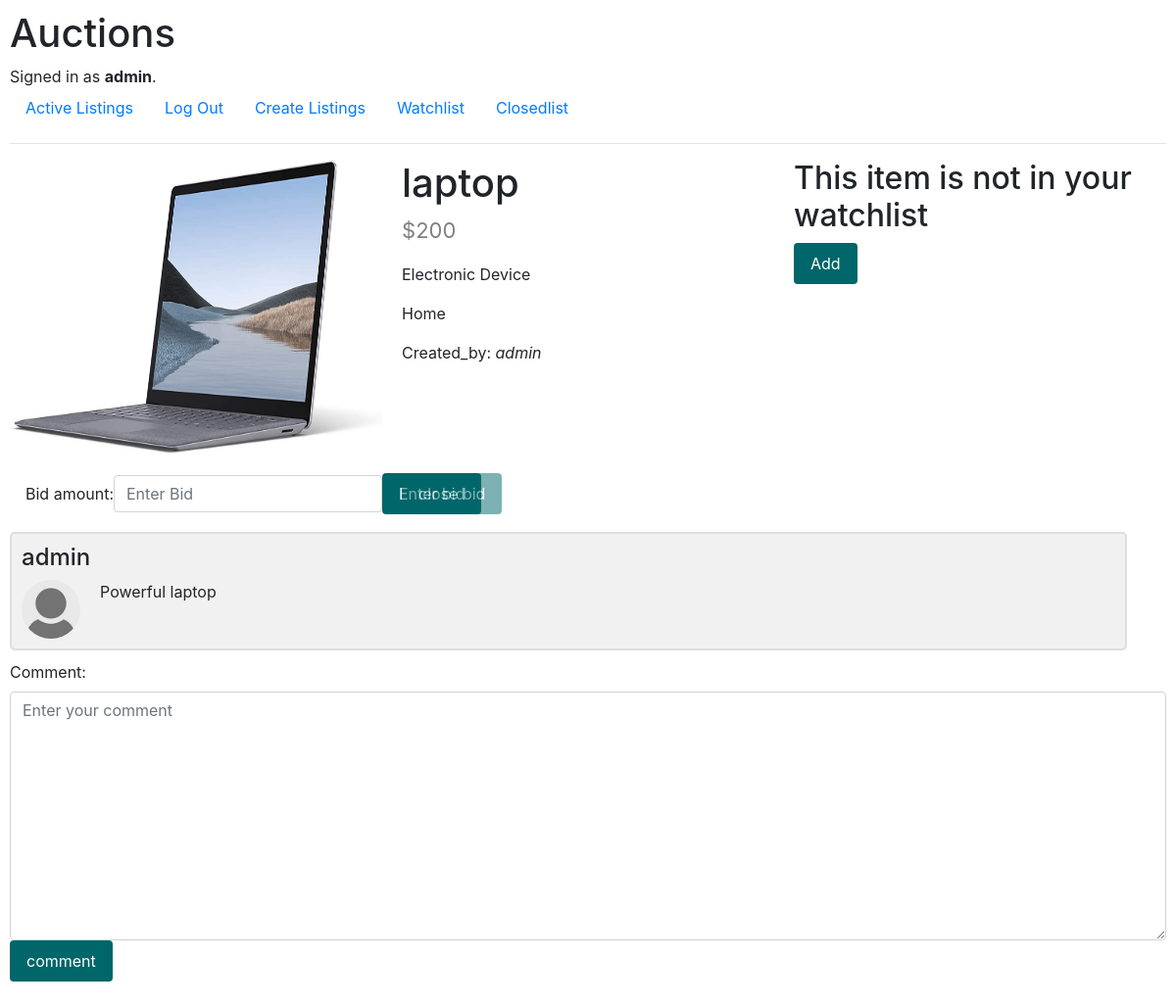
The page /listing/13 (signed in) on the database as committed earlier.
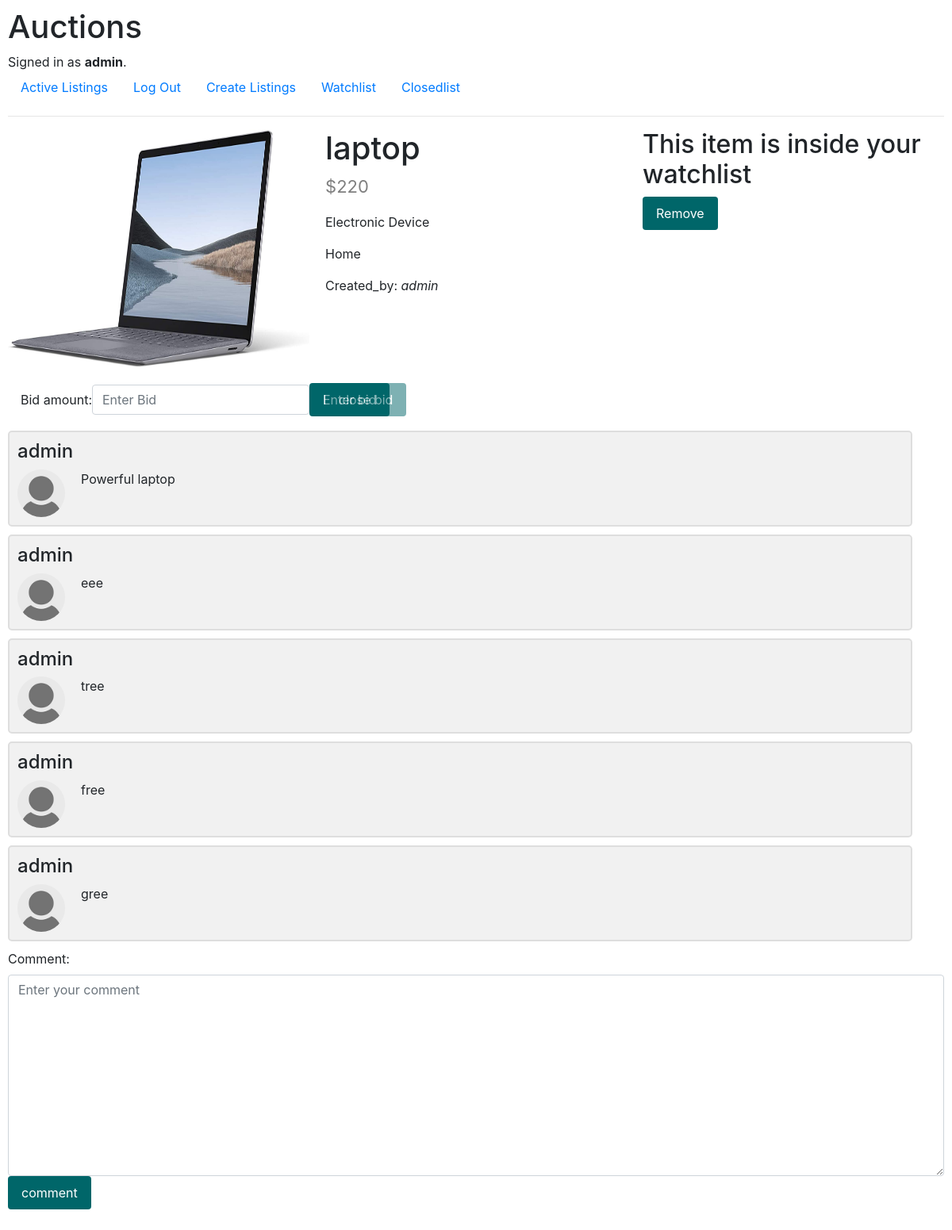
The same page on the database as committed later.
### auctions/models.py (models this page shows, shortened)
class Listings(models.Model):
    title = models.CharField(blank=False, max_length=30)
    description = models.CharField(blank=True, max_length=100)
    active = models.BooleanField(null=False)
    picture = models.ImageField(upload_to='media/', null=True, blank= True)
    category = models.ForeignKey(Category, on_delete = models.CASCADE)
    start_bid = models.IntegerField(blank=False, default=1)
    watchlist = models.ManyToManyField(User, blank=True, related_name="watchlist")

class Comments(models.Model):
    comment = models.TextField(max_length=255, null=True, blank=True)
    user_comment = models.ForeignKey(User, on_delete=models.CASCADE)
    list_comment = models.ForeignKey(Listings, on_delete=models.CASCADE)

class User(AbstractUser):
    pass

class Category(models.Model):
    category_name = models.CharField(max_length=64)
    def __str__(self):
        return f"{self.category_name}"

### auctions/views.py (the view, shortened to what this page needs)
# urls.py: path("listing/<list_id>", views.listing, name="listing"),
@login_required
def listing(request, list_id):
    exact_item = Listings.objects.get(pk=list_id)
    owner = Created_by.objects.get(listing=exact_item)
    allcomments = Comments.objects.filter(list_comment=exact_item).all()
    signed_user = User.objects.get(pk=request.user.id)
    wlcheck = signed_user.watchlist.filter(id=exact_item.id).exists()
    if wlcheck:
        if(request.GET.get('remove')):
            signed_user.watchlist.remove(exact_item)
            return HttpResponseRedirect(reverse("listing", args=(list_id,)))
    else:
        if(request.GET.get('add')):
            signed_user.watchlist.add(exact_item)
            return HttpResponseRedirect(reverse("listing", args=(list_id,)))
    if request.user == owner.creator:
        possessor = True
    else:
        possessor=False
    if request.GET.get('close'):
        bid_happend = exact_item.list.filter(bid_amount=exact_item.start_bid)
        if not bid_happend:
            return HttpResponse("The auction for this item has not yet started")
        else:
            return HttpResponseRedirect(reverse("closedbid",args=(list_id,)))
    return render(request, "auctions/listing.html",{
        "list_id" :list_id,
        "item" : exact_item,
        "createdby" : owner,
        "allcomments" : allcomments,
        "comments": CommentsForm(),
        "bidform" : BidsForm(),
        "wlcheck" : wlcheck,
        "possessor" :possessor,
    })

### auctions/forms.py
class CommentsForm(ModelForm):
    class meta:
        model = Comments
        fields = ['comment', 'user_comment', 'list_comment']

class BidsForm(ModelForm):
    class meta:
        model = Bids
        fields = ['bid_amount', 'uid', 'listid']

### auctions/templates/auctions/listing.html (shortened to what this page needs)
{% extends "auctions/layout.html" %}
{% load static %}
{% block body %}
        <div class="wrapper">
            <div class="list-details">
                <div class="image">
                    {% if item.picture %}
                <img src="{{ item.picture.url }}" class="post-image" style="width: 100%; height: 300px;">
                    {% endif %}
                </div>
                <div class="detail">
                    <h1>{{ item.title }}</h1>
                    <p class="price">${{ item.start_bid }}</p>
                    <p>{{ item.description }}</p>
                    <p>{{ item.category }}</p>
                    <p>Created_by: <i>{{ createdby.creator }}</i></p>
                </div>
                <div class="formcheck">
                    <form action="{% url 'listing' item.id %}" method="GET">
                        {% if wlcheck %}
                        <h2>This item is inside your watchlist</h2>
                        <input type="submit" name="remove" value="Remove" class="btn">
                        {% else %}
                        <h2>This item is not in your watchlist</h2>
                        <input type="submit" name="add" value="Add" class="btn">
                        {% endif %}
                    </form>
                </div>
                <form action="{% url 'listing' list_id %}" method="POST" class="form-inline">
                <div class="form-group mx-sm-3 mb-2">
                    {{ bidform }}
                </div>
                </form>
                <div class="close">
                    <form action="{% url 'listing' item.id %}" method="GET" class="form-inline">
                        {% if possessor %}
                        <input type="submit" name="close" value="close bid" class="btn btn-primary">
                        {% endif %}
                    </form>
                </div>
            </div>
        </div>
    {% for comments in allcomments %}
        <div class="container">
                <h4>{{comments.user_comment}}</h4>
                <img src="{% static 'auctions/images/avatar.jpg' %}" alt="{{comments.user_comment}}" class="left" style="width:100%">
                <p>{{ comments.comment }}</p>
        </div>
        {% endfor %}
        <div class="form-group">
            <form action="{% url 'listing' list_id %}" method="POST">
                {{ comments }}
                <input type="submit" value="comment" class="btn">
            </form>
        </div>
    {% endblock %}

Rows that differ between the two databases and show on the page:
changed Listings "laptop": start_bid "200" → "220"
added Comments: user_comment "admin", comment "eee"
added Comments: user_comment "admin", comment "tree"
added Comments: user_comment "admin", comment "free"
added Comments: user_comment "admin", comment "gree"
Other text that changed with them:
form field remove: (not shown) → "Remove"
form field add: "Add" → (not shown)
text no longer shown: "This item is not in your watchlist"
text now shown: "This item is inside your watchlist"
